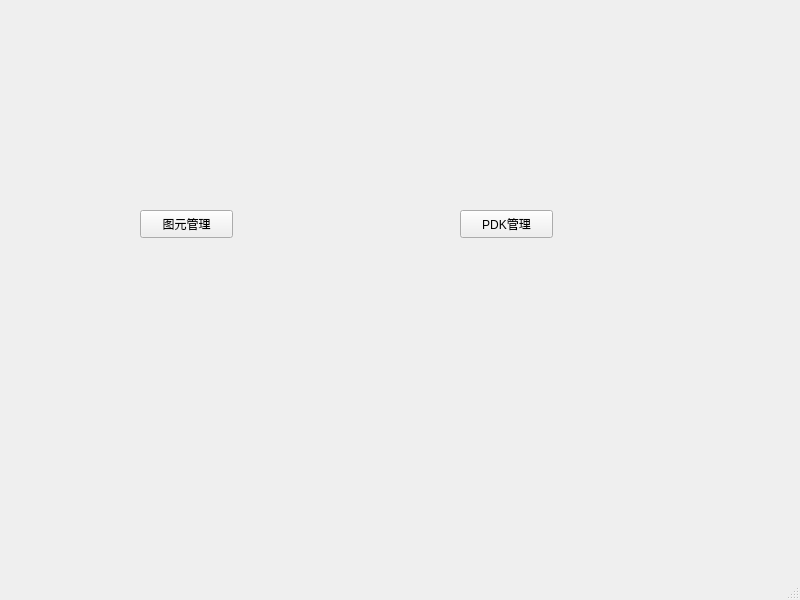
<?xml version="1.0" encoding="UTF-8"?>
<ui version="4.0">
 <class>MainWindow</class>
 <widget class="QMainWindow" name="MainWindow">
  <property name="geometry">
   <rect>
    <x>0</x>
    <y>0</y>
    <width>800</width>
    <height>600</height>
   </rect>
  </property>
  <property name="windowTitle">
   <string>MainWindow</string>
  </property>
  <widget class="QWidget" name="centralwidget">
   <widget class="QPushButton" name="pushButton_primitive">
    <property name="geometry">
     <rect>
      <x>140</x>
      <y>210</y>
      <width>93</width>
      <height>28</height>
     </rect>
    </property>
    <property name="text">
     <string>图元管理</string>
    </property>
   </widget>
   <widget class="QPushButton" name="pushButton_pdk">
    <property name="geometry">
     <rect>
      <x>460</x>
      <y>210</y>
      <width>93</width>
      <height>28</height>
     </rect>
    </property>
    <property name="text">
     <string>PDK管理</string>
    </property>
   </widget>
  </widget>
  <widget class="QMenuBar" name="menubar">
   <property name="geometry">
    <rect>
     <x>0</x>
     <y>0</y>
     <width>800</width>
     <height>25</height>
    </rect>
   </property>
  </widget>
  <widget class="QStatusBar" name="statusbar"/>
 </widget>
 <resources/>
 <connections/>
</ui>
